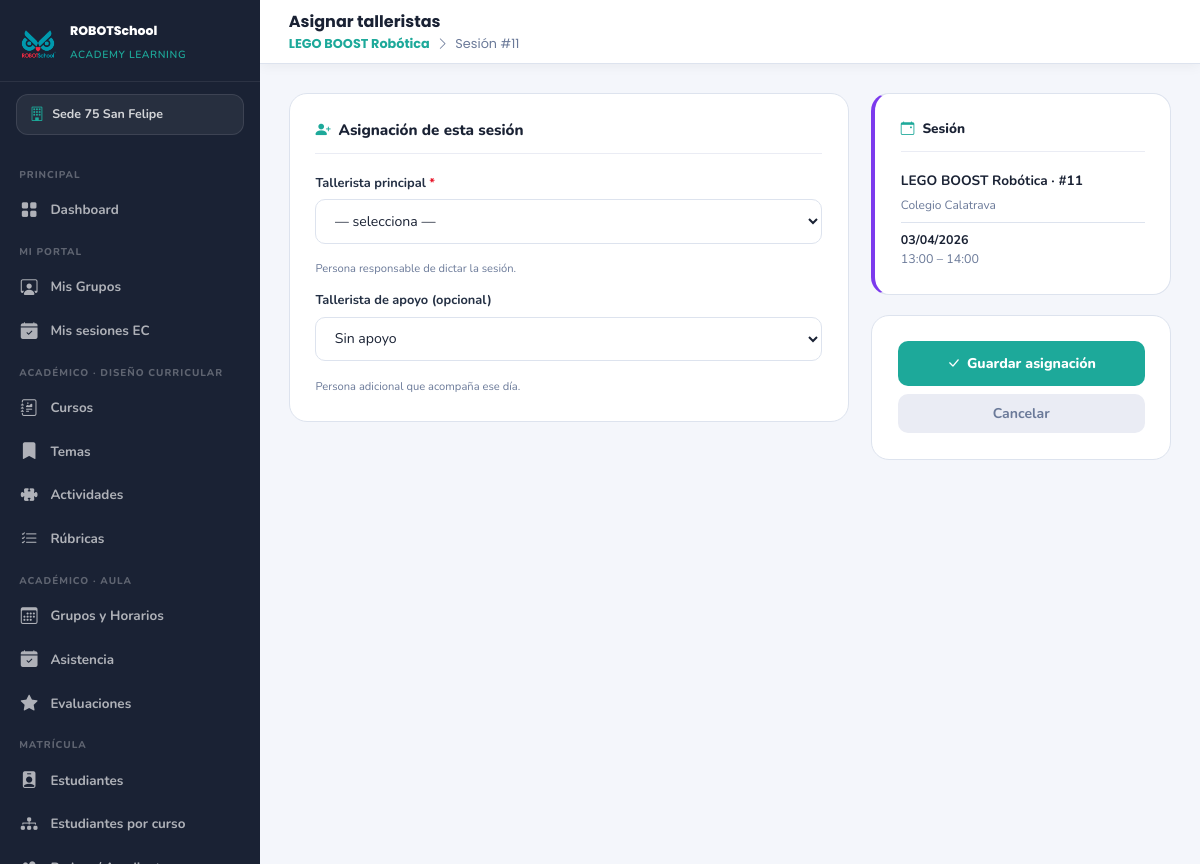
The app's page /modulos/extracurriculares/asignaciones/sesion.php?sesion=11&volver=calendario (signed in) with its own data.
### tables this page shows
CREATE TABLE `sedes` (
  `id` int(10) UNSIGNED NOT NULL,
  `nombre` varchar(100) NOT NULL,
  `ciudad` varchar(80) NOT NULL,
  `direccion` varchar(150) NOT NULL,
  `telefono` varchar(20) DEFAULT NULL,
  `email` varchar(100) DEFAULT NULL,
  `activa` tinyint(1) NOT NULL DEFAULT 1,
  `created_at` datetime NOT NULL DEFAULT current_timestamp()
);

CREATE TABLE `ec_sesiones` (
  `id` int(10) UNSIGNED NOT NULL,
  `programa_id` int(10) UNSIGNED NOT NULL,
  `numero_sesion` int(10) UNSIGNED NOT NULL COMMENT 'Secuencia 1 2 3 ... en el programa',
  `fecha` date NOT NULL,
  `hora_inicio` time NOT NULL,
  `hora_fin` time NOT NULL,
  `tema_planeado` varchar(200) DEFAULT NULL,
  `estado` enum('programada','dictada','fallida_justificada','fallida_no_justificada','recuperada','cancelada') NOT NULL DEFAULT 'programada',
  `motivo_falla` varchar(255) DEFAULT NULL,
  `sesion_original_id` int(10) UNSIGNED DEFAULT NULL COMMENT 'Si es recuperacion referencia la sesion fallida',
  `observaciones` text DEFAULT NULL,
  `registrado_por` int(10) UNSIGNED DEFAULT NULL COMMENT 'Tallerista que cerro la sesion',
  `created_at` datetime NOT NULL DEFAULT current_timestamp(),
  `updated_at` datetime NOT NULL DEFAULT current_timestamp() ON UPDATE current_timestamp()
);

CREATE TABLE `ec_programas` (
  `id` int(10) UNSIGNED NOT NULL,
  `contrato_id` int(10) UNSIGNED NOT NULL,
  `curso_id` int(10) UNSIGNED DEFAULT NULL COMMENT 'FK a cursos RSAL contenido pedagogico reutilizado',
  `nombre` varchar(200) NOT NULL COMMENT 'Ej LEGO SPIKE 3ero y 4to',
  `equipos_kit` varchar(200) DEFAULT NULL COMMENT 'Ej LEGO SPIKE Prime Arduino UNO',
  `grado_desde` varchar(30) DEFAULT NULL COMMENT 'Ej 3o 1ro bachillerato',
  `grado_hasta` varchar(30) DEFAULT NULL,
  `edad_min` tinyint(3) UNSIGNED DEFAULT NULL,
  `edad_max` tinyint(3) UNSIGNED DEFAULT NULL,
  `cantidad_ninos` int(10) UNSIGNED NOT NULL DEFAULT 0 COMMENT 'Numero aproximado de estudiantes',
  `minimo_ninos` int(10) UNSIGNED NOT NULL DEFAULT 10 COMMENT 'Minimo viable bajo este numero se alerta pero no se bloquea',
  `dia_semana` enum('lunes','martes','miercoles','jueves','viernes','sabado','domingo') NOT NULL,
  `hora_inicio` time NOT NULL,
  `hora_fin` time NOT NULL,
  `total_sesiones` int(10) UNSIGNED NOT NULL DEFAULT 4 COMMENT 'Fijo en 4 por paquete 1 sesion semanal',
  `valor_por_nino` decimal(10,2) NOT NULL DEFAULT 120000.00 COMMENT 'Tarifa por nino paquete de 4 sesiones',
  `color` varchar(7) DEFAULT '#7c3aed' COMMENT 'Color para calendario visual',
  `estado` enum('planeado','en_curso','finalizado','suspendido') NOT NULL DEFAULT 'planeado',
  `observaciones` text DEFAULT NULL,
  `created_at` datetime NOT NULL DEFAULT current_timestamp(),
  `updated_at` datetime NOT NULL DEFAULT current_timestamp() ON UPDATE current_timestamp()
);

CREATE TABLE `ec_clientes` (
  `id` int(10) UNSIGNED NOT NULL,
  `tipo` enum('colegio','empresa','institucion','otro') NOT NULL DEFAULT 'colegio',
  `nombre` varchar(200) NOT NULL,
  `nit` varchar(30) DEFAULT NULL COMMENT 'NIT o identificacion fiscal',
  `razon_social` varchar(200) DEFAULT NULL COMMENT 'Si difiere del nombre comercial',
  `ciudad` varchar(100) DEFAULT NULL,
  `direccion` varchar(250) DEFAULT NULL,
  `barrio` varchar(100) DEFAULT NULL,
  `latitud` decimal(10,7) DEFAULT NULL,
  `longitud` decimal(10,7) DEFAULT NULL,
  `telefono` varchar(30) DEFAULT NULL,
  `email` varchar(150) DEFAULT NULL,
  `sitio_web` varchar(200) DEFAULT NULL,
  `logo` varchar(255) DEFAULT NULL COMMENT 'Ruta en /uploads/ec_clientes/',
  `contacto_nombre` varchar(150) DEFAULT NULL COMMENT 'Contacto principal rectoria coordinacion',
  `contacto_cargo` varchar(100) DEFAULT NULL,
  `contacto_telefono` varchar(30) DEFAULT NULL,
  `contacto_email` varchar(150) DEFAULT NULL,
  `notas` text DEFAULT NULL,
  `activo` tinyint(1) NOT NULL DEFAULT 1,
  `created_at` datetime NOT NULL DEFAULT current_timestamp(),
  `updated_at` datetime NOT NULL DEFAULT current_timestamp() ON UPDATE current_timestamp()
);

### config/config.php (called while the page is built, shortened)
<?php
function h($str) {
    return htmlspecialchars($str ?? '', ENT_QUOTES, 'UTF-8');
}

### modulos/extracurriculares/asignaciones/sesion.php (the view, shortened to what this page needs)
<?php
require_once __DIR__ . '/../../../config/config.php';
require_once ROOT . '/config/auth.php';
$menu_activo = 'ec_calendario';
$sesion_id = (int)($_GET['sesion'] ?? $_POST['sesion_id'] ?? 0);
$ss = $pdo->prepare("SELECT s.*, p.nombre AS programa_nombre, p.color AS programa_color, p.id AS programa_id,
                     ct.nombre AS contrato_nombre, cl.nombre AS cliente_nombre
                     FROM ec_sesiones s
                     JOIN ec_programas p ON p.id = s.programa_id
                     JOIN ec_contratos ct ON ct.id = p.contrato_id
                     JOIN ec_clientes cl ON cl.id = ct.cliente_id
                     WHERE s.id = ?");
$ss->execute([$sesion_id]);
$S = $ss->fetch();
$volver_origen = $_GET['volver'] ?? 'programa';
$color_prog = $S['programa_color'] ?: '#7c3aed';
require_once ROOT . '/includes/head.php';
require_once ROOT . '/includes/sidebar.php';
?>
<header class="main-header">
  <div class="header-title">
    Asignar talleristas
    <small><span class="breadcrumb-rsal">
      <a href="<?= $U ?>modulos/extracurriculares/programas/ver.php?id=<?= $S['programa_id'] ?>"><?= h($S['programa_nombre']) ?></a>
      <i class="bi bi-chevron-right"></i>
      Sesi&oacute;n #<?= $S['numero_sesion'] ?>
    </span></small>
  </div>
</header>
<main class="main-content">
  <form method="POST" id="form-asignacion">
    <div style="display:grid;grid-template-columns:1fr 300px;gap:1.4rem;align-items:start;">
      <div class="card-rsal">
        <div class="card-rsal-title"><i class="bi bi-person-plus-fill"></i> Asignaci&oacute;n de esta sesi&oacute;n</div>
        <label class="field-label">Tallerista principal <span class="req">*</span></label>
        <select name="principal_id" class="rsal-select" required>
          <option value="0">&mdash; selecciona &mdash;</option>
        </select>
        <div style="font-size:.7rem;color:var(--muted);margin-top:.2rem;">
          Persona responsable de dictar la sesi&oacute;n.
        </div>
        <label class="field-label" style="margin-top:.8rem;">Tallerista de apoyo (opcional)</label>
        <select name="apoyo_id" class="rsal-select">
          <option value="0">Sin apoyo</option>
        </select>
        <div style="font-size:.7rem;color:var(--muted);margin-top:.2rem;">
          Persona adicional que acompa&ntilde;a ese d&iacute;a.
        </div>
      </div>
      <div>
        <div class="card-rsal" style="border-left:4px solid <?= h($color_prog) ?>;">
          <div class="card-rsal-title" style="font-size:.85rem;"><i class="bi bi-calendar-event"></i> Sesi&oacute;n</div>
          <div style="font-weight:700;color:var(--dark);font-size:.85rem;margin-bottom:.3rem;">
            <?= h($S['programa_nombre']) ?> &middot; #<?= $S['numero_sesion'] ?>
          </div>
          <div style="font-size:.75rem;color:var(--muted);">
            <?= h($S['cliente_nombre']) ?>
          </div>
          <div style="margin-top:.5rem;padding-top:.5rem;border-top:1px solid var(--border);font-size:.78rem;">
            <strong style="color:var(--dark);"><?= date('d/m/Y', strtotime($S['fecha'])) ?></strong><br>
            <span style="color:var(--muted);"><?= substr($S['hora_inicio'],0,5) ?> &ndash; <?= substr($S['hora_fin'],0,5) ?></span>
          </div>
        </div>
        <div class="card-rsal">
          <button type="submit" class="btn-rsal-primary" style="width:100%;justify-content:center;padding:.75rem;" id="btn-guardar">
            <i class="bi bi-check-lg"></i> Guardar asignaci&oacute;n
          </button>
          <a href="<?= $U ?>modulos/extracurriculares/<?= $volver_origen === 'calendario' ? 'calendario/index.php' : 'programas/ver.php?id='.$S['programa_id'] ?>"
             class="btn-rsal-secondary" style="width:100%;justify-content:center;padding:.55rem;margin-top:.5rem;">Cancelar</a>
        </div>
      </div>
    </div>
  </form>
</main>
</body>
</html>

### includes/sidebar.php (shortened to what this page needs)
<?php
$menu_activo = $menu_activo ?? '';
$rol_actual  = $_SESSION['usuario_rol'] ?? '';
$sedes_nav = $pdo->query("SELECT * FROM sedes WHERE activa = 1 ORDER BY nombre")->fetchAll();
$sede_nombre_activa = 'Todas las sedes';
if ($rol_actual !== 'admin_general' && !empty($_SESSION['sede_id'])) {
    foreach ($sedes_nav as $s) {
        if ($s['id'] == $_SESSION['sede_id']) { $sede_nombre_activa = $s['nombre']; break; }
    }
}
function menu_class($nombre) {
    global $menu_activo;
    return $menu_activo === $nombre ? 'menu-item active' : 'menu-item';
}
$U = BASE_URL;
$es_admin    = in_array($rol_actual, ['admin_general','admin_sede']);
$es_coord    = in_array($rol_actual, ['admin_general','admin_sede','coordinador_pedagogico']);
$es_docente  = in_array($rol_actual, ['admin_general','admin_sede','coordinador_pedagogico','docente']);
?>
<nav class="sidebar" id="sidebar">
  <div class="sidebar-brand">
    <img src="<?= $U ?>assets/img/logo R sin fondo.png" alt="RSAL"/>
    <div class="sidebar-brand-text">
      <strong>ROBOTSchool</strong>
      <small>Academy Learning</small>
    </div>
  </div>
  <div class="sede-selector">
    <i class="bi bi-building"></i>
    <span><?= h($sede_nombre_activa) ?></span>
  </div>
  <div class="sidebar-menu">
    <?php if ($es_admin): ?>
    <div class="menu-section">Principal</div>
    <a href="<?= $U ?>dashboard.php" class="<?= menu_class('dashboard') ?>">
      <i class="bi bi-grid-fill"></i> Dashboard
    </a>
    <?php endif; ?>
    <?php if ($es_docente): ?>
    <div class="menu-section">Mi Portal</div>
    <a href="<?= $U ?>docente/index.php" class="<?= menu_class('docente') ?>">
      <i class="bi bi-person-workspace"></i> Mis Grupos
    </a>
    <a href="<?= $U ?>modulos/extracurriculares/asistencia/mis_sesiones.php" class="<?= menu_class('ec_mis_sesiones') ?>">
      <i class="bi bi-calendar-check-fill"></i> Mis sesiones EC
    </a>
    <?php endif; ?>
    <?php if ($es_coord): ?>
    <div class="menu-section">Acad&eacute;mico &middot; Dise&ntilde;o curricular</div>
    <a href="<?= $U ?>modulos/academico/cursos/index.php" class="<?= menu_class('cursos') ?>">
      <i class="bi bi-journal-richtext"></i> Cursos
    </a>
    <a href="<?= $U ?>modulos/academico/temas/index.php" class="<?= menu_class('temas') ?>">
      <i class="bi bi-bookmark-fill"></i> Temas
    </a>
    <a href="<?= $U ?>modulos/academico/actividades/index.php" class="<?= menu_class('actividades') ?>">
      <i class="bi bi-puzzle-fill"></i> Actividades
    </a>
    <a href="<?= $U ?>modulos/academico/rubricas/index.php" class="<?= menu_class('rubricas') ?>">
      <i class="bi bi-list-check"></i> R&uacute;bricas
    </a>
    <?php endif; ?>
    <?php if ($es_docente): ?>
    <div class="menu-section">Acad&eacute;mico &middot; Aula</div>
    <a href="<?= $U ?>modulos/academico/grupos/index.php" class="<?= menu_class('grupos') ?>">
      <i class="bi bi-calendar3"></i> Grupos y Horarios
    </a>
    <a href="<?= $U ?>modulos/academico/asistencia/index.php" class="<?= menu_class('asistencia') ?>">
      <i class="bi bi-calendar-check-fill"></i> Asistencia
    </a>
    <a href="<?= $U ?>modulos/academico/evaluaciones/index.php" class="<?= menu_class('evaluaciones') ?>">
      <i class="bi bi-star-fill"></i> Evaluaciones
    </a>
    <?php endif; ?>
    <?php if ($es_coord): ?>
    <div class="menu-section">Matr&iacute;cula</div>
    <a href="<?= $U ?>modulos/estudiantes/index.php" class="<?= menu_class('estudiantes') ?>">
      <i class="bi bi-person-badge-fill"></i> Estudiantes
    </a>
    <a href="<?= $U ?>modulos/academico/estudiantes_por_curso.php" class="<?= menu_class('estudiantes_curso') ?>">
      <i class="bi bi-diagram-3-fill"></i> Estudiantes por curso
    </a>
    <?php if ($es_admin): ?>
    <a href="<?= $U ?>modulos/padres/index.php" class="<?= menu_class('padres') ?>">
      <i class="bi bi-people-fill"></i> Padres / Acudientes
    </a>
    <?php endif; ?>
    <?php endif; ?>
  </div>
</nav>

### assets/css/rsal.css (style rules this page uses)
:root { --teal: #1DA99A; --teal-d: #148a7d; --teal-l: #e6f7f5; --teal-ll: #f2fbfa; --red: #E8192C; --red-d: #c41424; --red-l: #fff0f1; --yellow: #FFCA28; --dark: #1a2234; --dark2: #243044; --gray: #f4f6fb; --gray2: #eaecf4; --border: #dde3ee; --muted: #6b7a99; --white: #ffffff; --sidebar-w: 260px; --header-h: 64px; }
*, *::before, *::after { box-sizing: border-box; margin: 0; padding: 0; }
html, body { height: 100%; font-family: 'Nunito', sans-serif; background: var(--gray); color: var(--dark); }
.sidebar { position:fixed;left:0;top:0;bottom:0;width:var(--sidebar-w);background:var(--dark);display:flex;flex-direction:column;z-index:200;overflow-y:auto;overflow-x:hidden; }
.sidebar-brand { padding:1.4rem 1.2rem 1rem;border-bottom:1px solid rgba(255,255,255,.08);display:flex;align-items:center;gap:.8rem; }
.sidebar-brand img { width:38px;flex-shrink:0; }
.sidebar-brand-text strong { display:block;font-family:'Poppins',sans-serif;font-size:.78rem;font-weight:800;color:#fff; }
.sidebar-brand-text small { font-size:.65rem;color:var(--teal);font-weight:600;text-transform:uppercase;letter-spacing:.06em; }
.sede-selector { margin:.75rem 1rem;background:rgba(255,255,255,.06);border:1px solid rgba(255,255,255,.1);border-radius:12px;padding:.55rem .8rem;display:flex;align-items:center;gap:.5rem; }
.sede-selector i { color:var(--teal);font-size:.9rem;flex-shrink:0; }
.sede-selector span { font-size:.78rem;font-weight:700;color:rgba(255,255,255,.8);flex:1;white-space:nowrap;overflow:hidden;text-overflow:ellipsis; }
.sidebar-menu { padding:.5rem 0;flex:1; }
.menu-section { padding:.8rem 1.2rem .35rem;font-size:.62rem;font-weight:800;color:rgba(255,255,255,.3);letter-spacing:.1em;text-transform:uppercase; }
.menu-item { display:flex;align-items:center;gap:.7rem;padding:.58rem 1.2rem;color:rgba(255,255,255,.65);text-decoration:none;font-size:.84rem;font-weight:700;transition:all .2s;position:relative; }
.menu-item i { font-size:1.05rem;flex-shrink:0;width:20px;text-align:center; }
.main-header { position:fixed;left:var(--sidebar-w);right:0;top:0;height:var(--header-h);background:var(--white);border-bottom:1px solid var(--border);display:flex;align-items:center;padding:0 1.8rem;gap:1rem;z-index:100;box-shadow:0 2px 12px rgba(0,0,0,.05); }
.header-title { font-family:'Poppins',sans-serif;font-size:1rem;font-weight:700;color:var(--dark);flex:1; }
.header-title small { display:block;font-size:.72rem;font-weight:400;color:var(--muted); }
.main-content { margin-left:var(--sidebar-w);margin-top:var(--header-h);padding:1.8rem;min-height:calc(100vh - var(--header-h)); }
.field-label { display:block;font-size:.8rem;font-weight:700;color:var(--dark2);margin-bottom:.4rem; }
.field-label .req { color:var(--red); }
.rsal-input, .rsal-select, .rsal-textarea { width:100%;padding:.68rem .9rem;border:1.5px solid var(--border);border-radius:10px;font-family:'Nunito',sans-serif;font-size:.88rem;color:var(--dark);background:#fff;outline:none;transition:all .2s;margin-bottom:.9rem; }
.card-rsal { background:var(--white);border-radius:18px;border:1px solid var(--border);padding:1.6rem;margin-bottom:1.2rem; }
.card-rsal-title { font-size:.95rem;font-weight:800;color:var(--dark);margin-bottom:1.2rem;padding-bottom:.7rem;border-bottom:1px solid var(--gray2);display:flex;align-items:center;gap:.5rem; }
.card-rsal-title i { color:var(--teal); }
.btn-rsal-primary { display:inline-flex;align-items:center;gap:.4rem;padding:.65rem 1.4rem;background:var(--teal);color:#fff;border:none;border-radius:10px;font-family:'Nunito',sans-serif;font-size:.88rem;font-weight:800;cursor:pointer;text-decoration:none;transition:all .2s; }
.btn-rsal-secondary { display:inline-flex;align-items:center;gap:.4rem;padding:.65rem 1.4rem;background:var(--gray2);color:var(--muted);border:none;border-radius:10px;font-family:'Nunito',sans-serif;font-size:.88rem;font-weight:700;cursor:pointer;text-decoration:none;transition:all .2s; }
.breadcrumb-rsal { display:flex;align-items:center;gap:.4rem;font-size:.8rem;color:var(--muted); }
.breadcrumb-rsal a { color:var(--teal);text-decoration:none;font-weight:700; }

### records on screen
sedes: nombre "Sede 75 San Felipe"
ec_sesiones: programa.nombre "LEGO BOOST Robótica", numero_sesion "11", ec_clientes.nombre "Colegio Calatrava", fecha "03/04/2026", hora_inicio "13:00", hora_fin "14:00"
